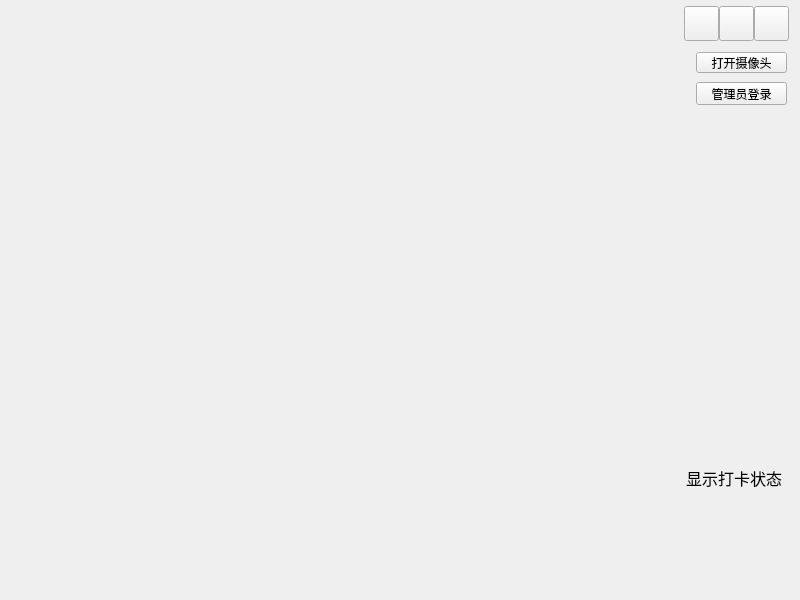
<?xml version="1.0" encoding="UTF-8"?>
<ui version="4.0">
 <class>Widget</class>
 <widget class="QWidget" name="Widget">
  <property name="geometry">
   <rect>
    <x>0</x>
    <y>0</y>
    <width>800</width>
    <height>600</height>
   </rect>
  </property>
  <property name="windowTitle">
   <string>Widget</string>
  </property>
  <layout class="QGridLayout" name="gridLayout_2">
   <property name="topMargin">
    <number>6</number>
   </property>
   <item row="0" column="0">
    <widget class="QWidget" name="widget" native="true">
     <layout class="QVBoxLayout" name="verticalLayout">
      <property name="spacing">
       <number>0</number>
      </property>
      <property name="leftMargin">
       <number>0</number>
      </property>
      <property name="topMargin">
       <number>0</number>
      </property>
      <property name="rightMargin">
       <number>0</number>
      </property>
      <property name="bottomMargin">
       <number>0</number>
      </property>
      <item>
       <widget class="QWidget" name="widget_title" native="true">
        <property name="maximumSize">
         <size>
          <width>16777215</width>
          <height>36</height>
         </size>
        </property>
        <layout class="QHBoxLayout" name="horizontalLayout">
         <property name="spacing">
          <number>0</number>
         </property>
         <property name="leftMargin">
          <number>0</number>
         </property>
         <property name="topMargin">
          <number>0</number>
         </property>
         <property name="rightMargin">
          <number>0</number>
         </property>
         <property name="bottomMargin">
          <number>0</number>
         </property>
         <item>
          <widget class="QLabel" name="icon">
           <property name="minimumSize">
            <size>
             <width>30</width>
             <height>30</height>
            </size>
           </property>
           <property name="maximumSize">
            <size>
             <width>30</width>
             <height>30</height>
            </size>
           </property>
           <property name="text">
            <string/>
           </property>
          </widget>
         </item>
         <item>
          <widget class="QLabel" name="title">
           <property name="text">
            <string/>
           </property>
          </widget>
         </item>
         <item>
          <spacer name="horizontalSpacer">
           <property name="orientation">
            <enum>Qt::Horizontal</enum>
           </property>
           <property name="sizeHint" stdset="0">
            <size>
             <width>639</width>
             <height>20</height>
            </size>
           </property>
          </spacer>
         </item>
         <item>
          <widget class="QPushButton" name="min">
           <property name="minimumSize">
            <size>
             <width>35</width>
             <height>35</height>
            </size>
           </property>
           <property name="maximumSize">
            <size>
             <width>35</width>
             <height>35</height>
            </size>
           </property>
           <property name="text">
            <string/>
           </property>
          </widget>
         </item>
         <item>
          <widget class="QPushButton" name="max">
           <property name="minimumSize">
            <size>
             <width>35</width>
             <height>35</height>
            </size>
           </property>
           <property name="maximumSize">
            <size>
             <width>35</width>
             <height>35</height>
            </size>
           </property>
           <property name="text">
            <string/>
           </property>
          </widget>
         </item>
         <item>
          <widget class="QPushButton" name="close">
           <property name="sizePolicy">
            <sizepolicy hsizetype="Fixed" vsizetype="Fixed">
             <horstretch>0</horstretch>
             <verstretch>0</verstretch>
            </sizepolicy>
           </property>
           <property name="minimumSize">
            <size>
             <width>35</width>
             <height>35</height>
            </size>
           </property>
           <property name="maximumSize">
            <size>
             <width>35</width>
             <height>35</height>
            </size>
           </property>
           <property name="text">
            <string/>
           </property>
          </widget>
         </item>
        </layout>
       </widget>
      </item>
      <item>
       <widget class="QWidget" name="widget_2" native="true">
        <widget class="QLabel" name="viewFaceImage">
         <property name="geometry">
          <rect>
           <x>0</x>
           <y>0</y>
           <width>677</width>
           <height>545</height>
          </rect>
         </property>
         <property name="text">
          <string/>
         </property>
        </widget>
        <widget class="QWidget" name="button_widget" native="true">
         <property name="geometry">
          <rect>
           <x>675</x>
           <y>0</y>
           <width>105</width>
           <height>545</height>
          </rect>
         </property>
         <widget class="QPushButton" name="login">
          <property name="geometry">
           <rect>
            <x>10</x>
            <y>40</y>
            <width>91</width>
            <height>23</height>
           </rect>
          </property>
          <property name="text">
           <string>管理员登录</string>
          </property>
         </widget>
         <widget class="QPushButton" name="startCap">
          <property name="geometry">
           <rect>
            <x>10</x>
            <y>10</y>
            <width>91</width>
            <height>21</height>
           </rect>
          </property>
          <property name="text">
           <string>打开摄像头</string>
          </property>
         </widget>
         <widget class="QLabel" name="date">
          <property name="geometry">
           <rect>
            <x>10</x>
            <y>490</y>
            <width>91</width>
            <height>21</height>
           </rect>
          </property>
          <property name="font">
           <font>
            <pointsize>12</pointsize>
           </font>
          </property>
          <property name="text">
           <string/>
          </property>
         </widget>
         <widget class="QLabel" name="time">
          <property name="geometry">
           <rect>
            <x>10</x>
            <y>510</y>
            <width>91</width>
            <height>31</height>
           </rect>
          </property>
          <property name="font">
           <font>
            <pointsize>12</pointsize>
           </font>
          </property>
          <property name="text">
           <string/>
          </property>
         </widget>
         <widget class="QLabel" name="state">
          <property name="geometry">
           <rect>
            <x>0</x>
            <y>410</y>
            <width>101</width>
            <height>51</height>
           </rect>
          </property>
          <property name="font">
           <font>
            <pointsize>12</pointsize>
           </font>
          </property>
          <property name="text">
           <string>显示打卡状态</string>
          </property>
         </widget>
        </widget>
       </widget>
      </item>
     </layout>
    </widget>
   </item>
  </layout>
 </widget>
 <resources/>
 <connections/>
</ui>
